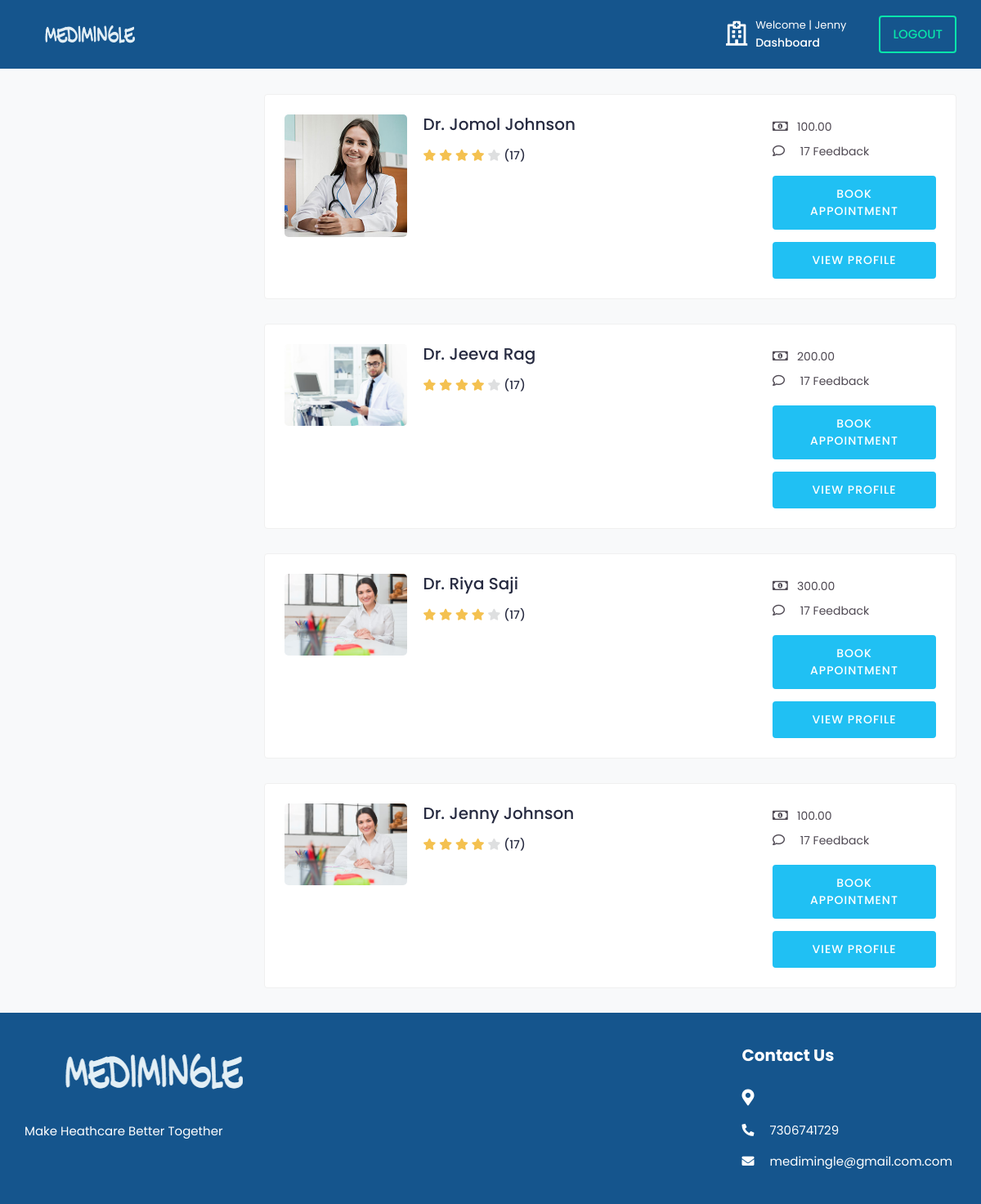
Screenshot of /doctors/ (signed in) with the database file from the repository.
### medi/models.py (models this page shows, shortened)
class tbl_user(AbstractUser):
    email=models.EmailField(unique=True)
    phone_number=models.CharField(max_length=15, null=True)
    USER_TYPE_CHOICES = (
        ('patient', 'Patient'),('doctor', 'Doctor'),
    )
    user_type = models.CharField(
        max_length=10,
        choices=USER_TYPE_CHOICES,
        default='patient',
    )
    is_email_verified = models.BooleanField(default=False)
    email_verification_token = models.CharField(max_length=255, blank=True, null=True)
    status= models.BooleanField(default=False)

class Doctor(models.Model):
    user = models.OneToOneField(tbl_user, on_delete=models.CASCADE)
    city  = models.CharField(max_length=50,null=True,blank=True)
    profile_image = models.ImageField(upload_to='doctor/',default='default.png')
    gender = models.CharField(max_length=10, blank=True)
    description = models.TextField(blank=True)
    date_joined = models.DateTimeField(default=datetime.now, blank=True)
    consulting_fee = models.DecimalField(max_digits=10, decimal_places=2,blank=True,null=True)
    registration_number = models.CharField(max_length=50, null=True, blank=True)
    certificate = models.FileField(upload_to='certificates/', null=True, blank=True)

### medi/views.py (the view)
# urls.py: path('doctors/',views.doctors, name='doctors'),
@never_cache
@login_required(login_url='signin')
def doctors(request):
    doctors = Doctor.objects.all()
    context = {
        'doctors':doctors,
    }
    return render(request, 'doctors.html', context)

### templates/doctors.html (shortened to what this page needs)
{% load static %}
{% include 'includes/main_header.html' %}
			<div class="content">
				<div class="container-fluid">
					<div class="row">
						<div class="col-md-12 col-lg-4 col-xl-3 theiaStickySidebar">
						</div>
						<div class="col-md-12 col-lg-8 col-xl-9">
							{% for doctor in doctors %}
							<div class="card">
								<div class="card-body">
									<div class="doctor-widget">
										<div class="doc-info-left">
											<div class="doctor-img">
													<img src="{{ doctor.profile_image.url }}" class="img-fluid" alt="User Image">
											</div>
											<div class="doc-info-cont">
												<h4 class="doc-name">Dr. {{doctor.user.first_name}} {{doctor.user.last_name}}</a></h4>
												<div class="rating">
													<i class="fas fa-star filled"></i>
													<i class="fas fa-star filled"></i>
													<i class="fas fa-star filled"></i>
													<i class="fas fa-star filled"></i>
													<i class="fas fa-star"></i>
													<span class="d-inline-block average-rating">(17)</span>
												</div>
											</div>
										</div>
										<div class="doc-info-right">
											<div class="clini-infos">
												<ul>
													<li><i class="far fa-money-bill-alt"></i>{{doctor.consulting_fee}}</li>
													<li><i class="far fa-comment"></i> 17 Feedback</li>
													</ul>
											</div>
											<div class="clinic-booking">
												<a class="apt-btn" name="book" href="{% url 'booking' doctor.id %}">Book Appointment</a>
												<a class="apt-btn" href="{% url 'doctor_profile' doctor.id %}">View Profile</a>
											</div>
										</div>
									</div>
								</div>
							</div>
							{% endfor %}
						</div>
					</div>
				</div>
			</div>
			<footer class="footer">
				<div class="footer-top">
					<div class="container-fluid">
						<div class="row">
							<div class="col-lg-3 col-md-6">
								<div class="footer-widget footer-about">
									<div class="footer-logo">
										<img src="{% static '/assets/img/logo.png'%}" alt="logo">
									</div>
									<div class="footer-about-content">
										<p>Make Heathcare Better Together</p>
									</div>
								</div>
							</div>
							<div class="col-lg-3 col-md-6">
							</div>
							<div class="col-lg-3 col-md-6">
							</div>
							<div class="col-lg-3 col-md-6">
								<div class="footer-widget footer-contact">
									<h2 class="footer-title">Contact Us</h2>
									<div class="footer-contact-info">
										<div class="footer-address">
											<span><i class="fas fa-map-marker-alt"></i></span>
										</div>
										<p>
											<i class="fas fa-phone-alt"></i>
											7306741729
										</p>
										<p class="mb-0">
											<i class="fas fa-envelope"></i>
											medimingle@gmail.com.com
										</p>
									</div>
								</div>
							</div>
						</div>
					</div>
				</div>
						</div>
	</body>
</html>

### templates/includes/main_header.html (shortened to what this page needs)
{% load static %}
<!DOCTYPE html>
<html lang="en">
<head>
		<link rel="stylesheet" href="{% static '/assets/css/bootstrap.min.css'%}">
		<link rel="stylesheet" href="{% static '/assets/plugins/fontawesome/css/fontawesome.min.css'%}">
		<link rel="stylesheet" href="{% static '/assets/plugins/fontawesome/css/all.min.css'%}">
		<link rel="stylesheet" href="{% static '/assets/css/style.css'%}">
	</head>
	<body>
		<div class="main-wrapper">
			{% load static %}
<header class="header">
    <nav class="navbar navbar-expand-lg header-nav">
        <div class="navbar-header">
            <a href="index-2.html" class="navbar-brand logo">
                <img src="{% static '/assets/img/logo.png'%}" class="img-fluid" alt="Logo">
            </a>
        </div>
        <ul class="nav header-navbar-rht">
            <li class="nav-item contact-item">
                <div class="header-contact-img">
                    <i  style="color: white;" class="far fa-hospital"></i>
                </div>
                <div class="header-contact-detail">
                    {% if user.is_authenticated %}
                        <p style="color: white;" class="contact-header">Welcome | {{ user.first_name }}</p>
                        {% if user.user_type == 'doctor' %}
                            <p class="contact-info-header"><a href="{% url 'doctor_dashboard' %}" style="color: white;" >Dashboard</a></p>
                        {% else %}
                        <p style="color: white;" class="contact-info-header"><a href="{% url 'patient_dashboard' %}" style="color: white;" >Dashboard</a></p>
                        {% endif %}
                    {% endif %}
                </div>
            </li>
            <li class="nav-item">
				{% if user.is_authenticated %}
				<li class="nav-item">
					<a class="nav-link header-login" href="{% url 'logout' %}">Logout</a>
				</li>
				{% endif %}
        </ul>
    </nav>
</header>

### rows the page displays
tbl_user: first_name "Jenny"
Doctor: profile_image (picture), user.first_name "Jomol", user.last_name "Johnson", consulting_fee "100.00"
Doctor: profile_image (picture), user.first_name "Jeeva", user.last_name "Rag", consulting_fee "200.00"
Doctor: profile_image (placeholder picture), user.first_name "Riya", user.last_name "Saji", consulting_fee "300.00"
Doctor: profile_image (placeholder picture), user.first_name "Jenny", user.last_name "Johnson", consulting_fee "100.00"
